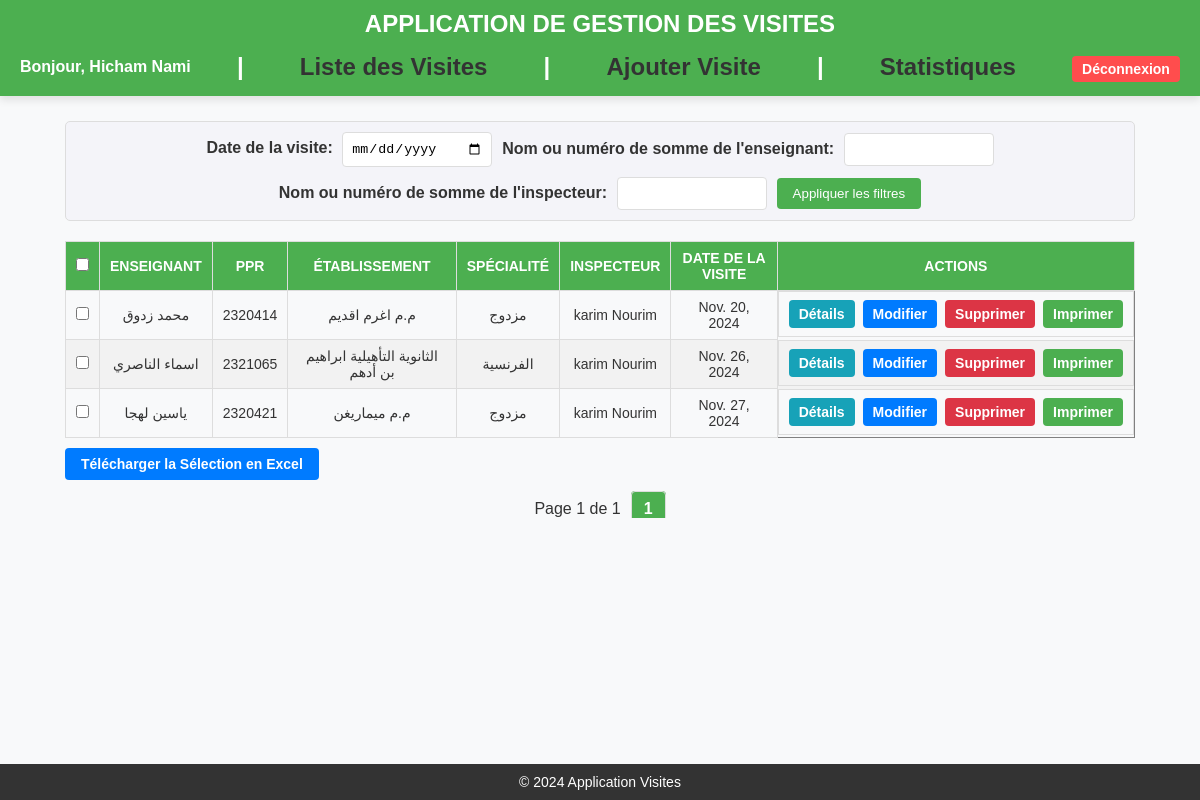
Before: /liste-visites/ (signed in) with the older database file.
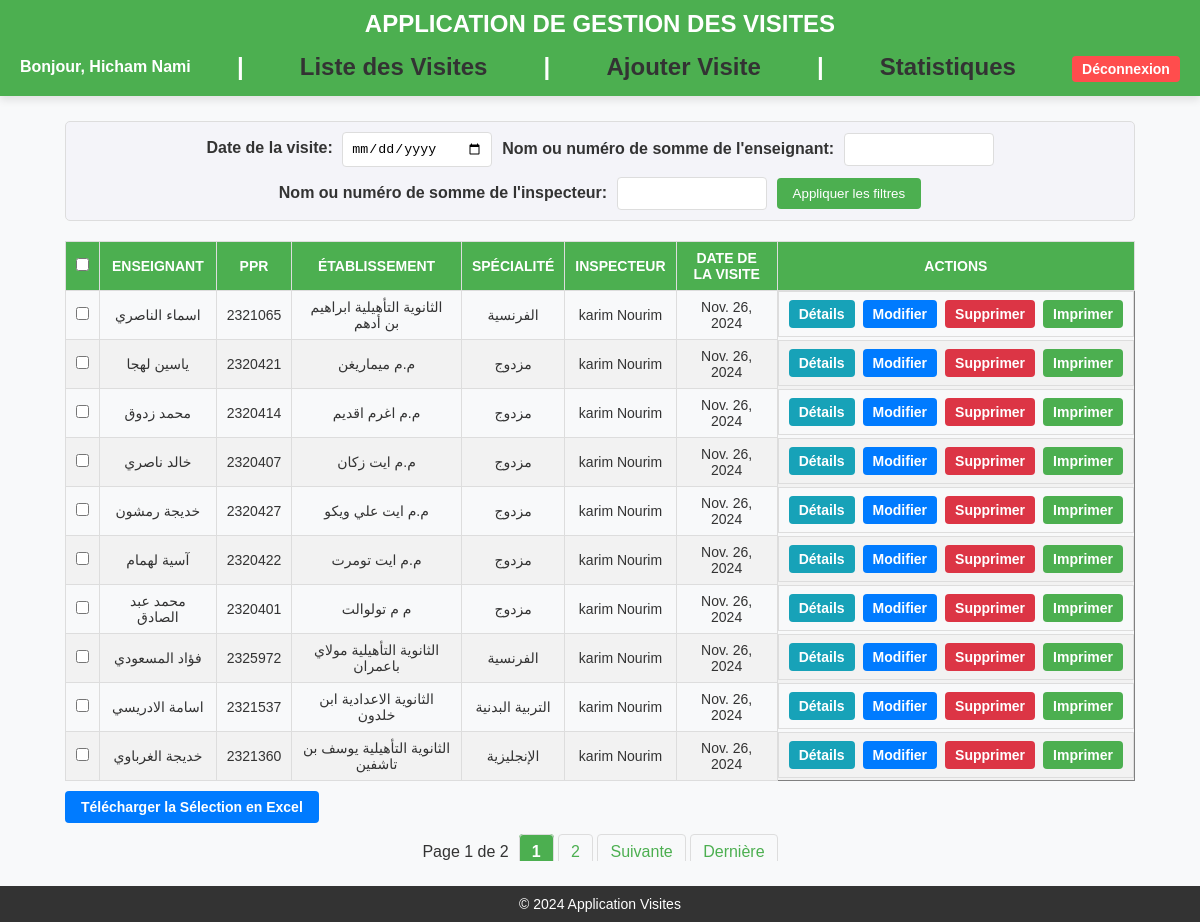
After: the same page with the newer database file.
### inspections/models.py (models this page shows, shortened)
class Visite(models.Model):
    enseignant_visite = models.ForeignKey(Personnel, on_delete=models.CASCADE, related_name="visites")
    som_inspecteur = models.CharField(max_length=20)
    nom_inspecteur = models.CharField(max_length=100)
    som_premier_accompagnateur = models.CharField(max_length=20, blank=True, null=True)
    nom_premier_accompagnateur = models.CharField(max_length=100, blank=True, null=True)
    etab_premier_accompagnateur = models.CharField(max_length=100, blank=True, null=True)
    som_deuxieme_accompagnateur = models.CharField(max_length=20, blank=True, null=True)
    nom_deuxieme_accompagnateur = models.CharField(max_length=100, blank=True, null=True)
    etab_deuxieme_accompagnateur = models.CharField(max_length=100, blank=True, null=True)
    date_visite = models.DateField()
    heure_visite = models.TimeField()
    centre_visite = models.CharField(max_length=100)
    STATUS_CHOICES = [
        ('Programmée', 'Programmée'),
        ('Annulée', 'Annulée'),
    ]
    status = models.CharField(
        max_length=20,
        choices=STATUS_CHOICES,
        default='Programmée'
    )
    class Meta:
        permissions = [
            ("print_visite", "Can print visite"),
        ]

class Personnel(models.Model):
    som_enseignant = models.CharField(max_length=20, unique=True)
    cin_enseignant = models.CharField(max_length=20)
    nom_enseignant = models.CharField(max_length=100)
    cadre_enseignant = models.CharField(max_length=100)
    date_affect_enseignant = models.DateField()
    code_etab_enseignant = models.CharField(max_length=20)
    etab_enseignant = models.CharField(max_length=100)
    specialite_enseignant = models.CharField(max_length=100)
    cycle_enseignant = models.CharField(max_length=50)

### inspections/views.py (the view, shortened to what this page needs)
# urls.py: path('liste-visites/', views.liste_visites, name='liste_visites'),  # URL pour la liste des visites
@login_required
def liste_visites(request):
    form = FiltreVisitesForm(request.GET or None)
    visites = Visite.objects.filter(status='Programmée').order_by('date_visite')
    paginator = Paginator(visites, 10)
    page_number = request.GET.get('page')
    page_obj = paginator.get_page(page_number)
    query_params = request.GET.copy()
    if 'page' in query_params:
        query_params.pop('page')
    user_has_full_control = request.user.has_perm('inspections.change_visite')
    can_print = request.user.has_perm('inspections.print_visite')
    return render(request, 'liste_visites.html', {
        'form': form,
        'page_obj': page_obj,
        'query_params': query_params,
        'user_has_full_control': user_has_full_control,
        'can_print': can_print,
    })

### inspections/forms.py
class FiltreVisitesForm(forms.Form):
    date_visite = forms.DateField(
        required=False,
        widget=forms.DateInput(attrs={'type': 'date'}),
        label="Date de la visite"
    )
    nom_enseignant = forms.CharField(
        max_length=100,
        required=False,
        label="Nom ou numéro de somme de l'enseignant"
    )
    nom_inspecteur = forms.CharField(
        max_length=100,
        required=False,
        label="Nom ou numéro de somme de l'inspecteur"
    )

### inspections/templates/liste_visites.html (shortened to what this page needs)
{% extends 'base.html' %}
{% block content %}
   <div class="container">
    <form method="get" action="{% url 'liste_visites' %}" class="filter-form">
        {{ form.as_p }}
        <button type="submit">Appliquer les filtres</button>
    </form>
    <form method="post" action="{% url 'telecharger_visites_excel' %}">
        <div class="table-container">
            <table border="1">
                <thead>
                    <tr>
                        <th><input type="checkbox" onclick="toggleSelectAll(this)"></th>
                        <th>Enseignant</th>
                        <th>PPR</th>
                        <th>Établissement</th>
                        <th>Spécialité</th>
                        <th>Inspecteur</th>
                        <th>Date de la Visite</th>
                        <th>Actions</th>
                    </tr>
                </thead>
                <tbody>
        {% for visite in page_obj %}
        <tr>
            <td><input type="checkbox" name="visite_ids" value="{{ visite.id }}"></td>
            <td>{{ visite.enseignant_visite.nom_enseignant }}</td>
            <td>{{ visite.enseignant_visite.som_enseignant }}</td>
            <td>{{ visite.enseignant_visite.etab_enseignant }}</td>
            <td>{{ visite.enseignant_visite.specialite_enseignant }}</td>
            <td>{{ visite.nom_inspecteur }}</td>
            <td>{{ visite.date_visite }}</td>
            <td class="table-action-buttons">
                <a href="{% url 'afficher_details_visite' visite.id %}" class="btn btn-info">Détails</a>
                {% if user_has_full_control %}
                    <a href="{% url 'modifier_visite' visite.id %}" class="btn-edit">Modifier</a>
                    <a href="{% url 'supprimer_visite' visite.id %}" class="btn-delete">Supprimer</a>
                {% endif %}
                {% if can_print %}
                    <a href="{% url 'print_visite' visite.id %}" class="btn-print">Imprimer</a>
                {% endif %}
            </td>
        {% empty %}
        <tr>
            <td colspan="18">Aucune visite trouvée.</td>
        </tr>
        {% endfor %}
    </tbody>
            </table>
              <div>
        <button type="submit" class="download-button">Télécharger la Sélection en Excel</button>
        </form>
    <div class="pagination">
    <span>Page {{ page_obj.number }} de {{ page_obj.paginator.num_pages }}</span>
    <div>
        {% for num in page_obj.paginator.page_range %}
            {% if page_obj.number == num %}
                <strong>{{ num }}</strong>
            {% elif num > page_obj.number|add:"-3" and num < page_obj.number|add:"3" %}
                <a href="?page={{ num }}&{{ query_params.urlencode }}">{{ num }}</a>
            {% endif %}
        {% endfor %}
        {% if page_obj.has_next %}
            <a href="?page={{ page_obj.next_page_number }}&{{ query_params.urlencode }}">Suivante</a>
            <a href="?page={{ page_obj.paginator.num_pages }}&{{ query_params.urlencode }}">Dernière</a>
        {% endif %}
    </div>
</div>
</div>
{% endblock %}

Changed rows visible on the page:
changed Visite "ياسين لهجا": date_visite "Nov. 27, 2024" → "Nov. 26, 2024"
changed Visite "محمد زدوق": date_visite "Nov. 20, 2024" → "Nov. 26, 2024"; moves down the list
added Visite: enseignant_visite.nom_enseignant "خالد ناصري", enseignant_visite.som_enseignant "2320407", enseignant_visite.etab_enseignant "م.م ايت زكان", enseignant_visite.specialite_enseignant "مزدوج", nom_inspecteur "karim Nourim", date_visite "Nov. 26, 2024"
added Visite: enseignant_visite.nom_enseignant "خديجة رمشون", enseignant_visite.som_enseignant "2320427", enseignant_visite.etab_enseignant "م.م ايت علي ويكو", enseignant_visite.specialite_enseignant "مزدوج", nom_inspecteur "karim Nourim", date_visite "Nov. 26, 2024"
added Visite: enseignant_visite.nom_enseignant "آسية لهمام", enseignant_visite.som_enseignant "2320422", enseignant_visite.etab_enseignant "م.م ايت تومرت", enseignant_visite.specialite_enseignant "مزدوج", nom_inspecteur "karim Nourim", date_visite "Nov. 26, 2024"
added Visite: enseignant_visite.nom_enseignant "محمد عبد الصادق", enseignant_visite.som_enseignant "2320401", enseignant_visite.etab_enseignant "م م تولوالت", enseignant_visite.specialite_enseignant "مزدوج", nom_inspecteur "karim Nourim", date_visite "Nov. 26, 2024"
added Visite: enseignant_visite.nom_enseignant "فؤاد المسعودي", enseignant_visite.som_enseignant "2325972", enseignant_visite.etab_enseignant "الثانوية التأهيلية مولاي باعمران", enseignant_visite.specialite_enseignant "الفرنسية", nom_inspecteur "karim Nourim", date_visite "Nov. 26, 2024"
added Visite: enseignant_visite.nom_enseignant "اسامة الادريسي", enseignant_visite.som_enseignant "2321537", enseignant_visite.etab_enseignant "الثانوية الاعدادية ابن خلدون", enseignant_visite.specialite_enseignant "التربية البدنية", nom_inspecteur "karim Nourim", date_visite "Nov. 26, 2024"
added Visite: enseignant_visite.nom_enseignant "خديجة الغرباوي", enseignant_visite.som_enseignant "2321360", enseignant_visite.etab_enseignant "الثانوية التأهيلية يوسف بن تاشفين", enseignant_visite.specialite_enseignant "الإنجليزية", nom_inspecteur "karim Nourim", date_visite "Nov. 26, 2024"
Other visible differences:
{{ page_obj.paginator.num_pages }}: "1" → "2"
new list line: "2"
text now shown: "Suivante Dernière"
